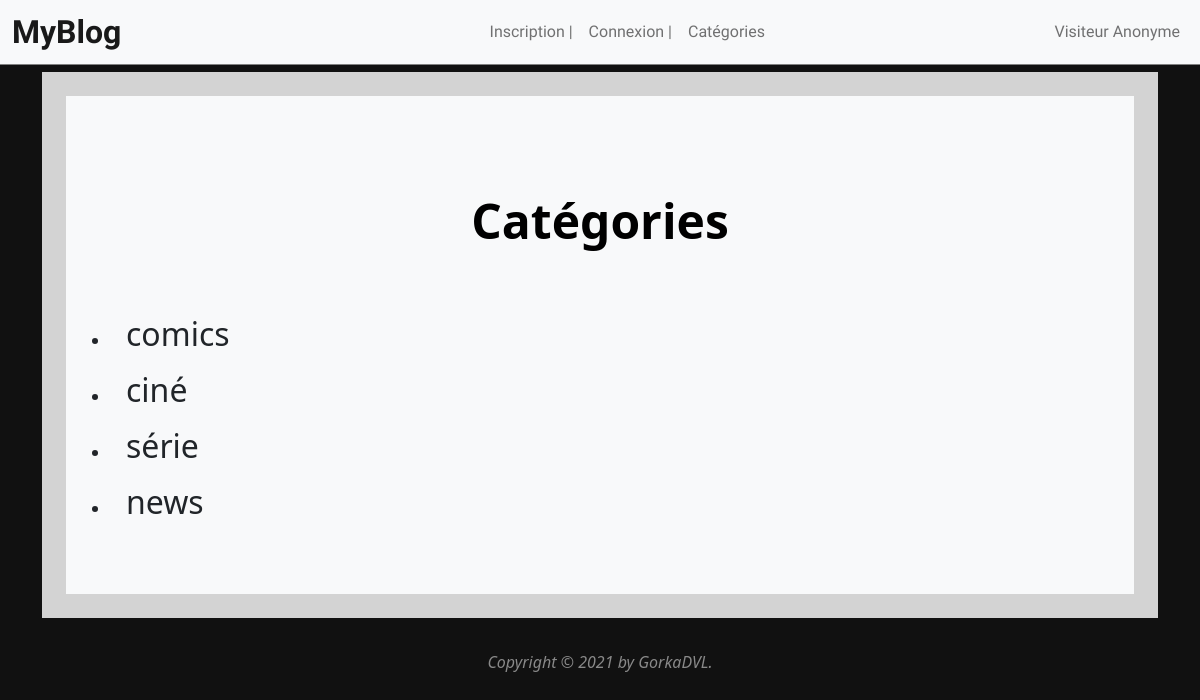
The app's page /category-list/, older data.
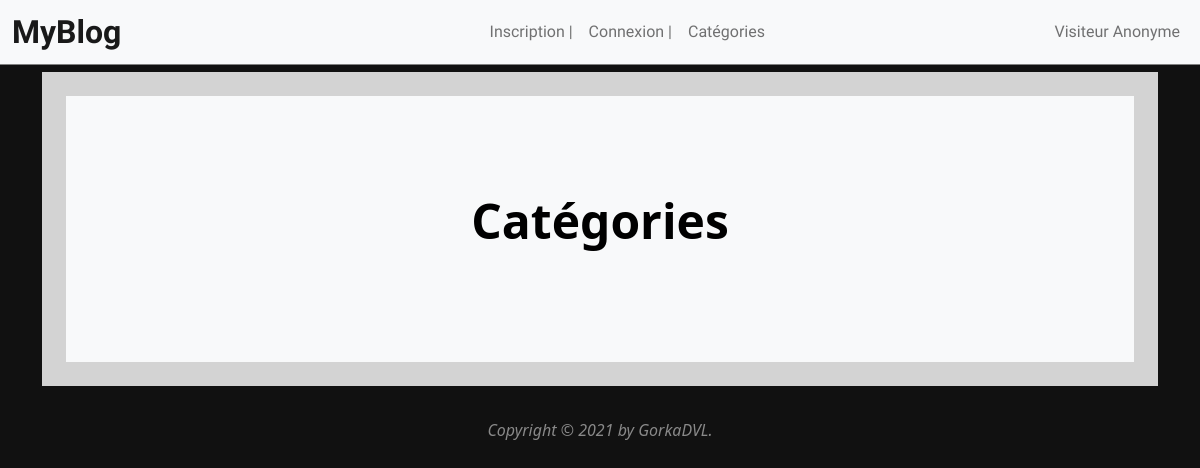
The same page, newer data.
### monblog/models.py (models this page shows, shortened)
class Category(models.Model):
    name = models.CharField(max_length=255)
    def __str__(self):
        return self.name

### monblog/views.py (the view)
# urls.py: path('category-list/', CategoryListView, name='category-list'),
def CategoryListView(request):
    cat_menu_list = Category.objects.all()
    return render(request, 'category_list.html', {'cat_menu_list': cat_menu_list})

### monblog/templates/category_list.html (shortened to what this page needs)
{% extends 'base.html' %}
{% block content %}
<div class="container bg-light" style="border: rgb(211, 211, 211) solid 24px;">
<h1 style="color:black; font-size: 3em; font-weight: bold;">Catégories</h1>
<ul>
    {% for item in cat_menu_list %}
      <li><a class="dropdown-item" href="{% url 'category' item|slugify %}" style="font-size: 2em;">
        {{ item }} </a></li>
    {% endfor %}
  </ul>
  <br><br>
  </div>
{% endblock %}

### monblog/templates/base.html (shortened to what this page needs)
<!doctype html>
<html lang="en">
  <head>
    <link href="https://cdn.jsdelivr.net/npm/bootstrap@5.0.0-beta1/dist/css/bootstrap.min.css" rel="stylesheet">
    <link rel="stylesheet" href="../../static/popcom/css/styles.css">
  </head>
  <body >
    <nav class="navbar navbar-expand-lg navbar-light bg-light fixed-top " style="font-family: 'Fira Sans', sans-serif;;">
        <div class="container-fluid">
          <div class="col-2">
          <a  style="font-weight: bold; font-size: 2em;" class="navbar-brand" href="{% url 'home' %}">  MyBlog</a>
        </div>
          <div class="collapse navbar-collapse" id="navbarSupportedContent">
            <ul class="navbar-nav me-auto mb-2 mb-lg-0 mx-auto">
              {% if not user.is_authenticated %}
              <li class="nav-item">
                <a class="nav-link" href="{% url 'register' %}">Inscription  | </a>
              </li>
              <li class="nav-item">
                <a class="nav-link" href="{% url 'login' %}">Connexion  | </a>
              </li>
              {% endif %}
              {% if cat_menu %}
              {% for item in cat_menu %}
              <li><a class="nav-link" href="{% url 'category' item|slugify %}"> {{ item }} </a>
                {% endfor %}
              </li>
              {% else %}
              <li class="nav-item">
                <a class="nav-link" href="{% url 'category-list' %}">Catégories</a>
              </li>
            {% endif %}
            </ul>
            {% if user.is_authenticated %}
            <div class="col-2">
            <ul class="navbar-nav ml-auto" style="margin-left: 5em;">
              <li class="nav-item dropdown">
                <a class="nav-link dropdown-toggle" href="#" id="navbarDropdown" role="button" data-bs-toggle="dropdown" aria-expanded="false">
                  {{ user.first_name }} {{ user.last_name }}
                </a>
                <ul class="dropdown-menu" aria-labelledby="navbarDropdown">
                  {% if user.profile.id %}
                  <li><a class="dropdown-item" href="{% url 'edit_profile' %}">Paramètres</a></li>
                  <li><a class="dropdown-item" href="{% url 'edit_profile_page' user.profile.id %}">Modifier Profil</a></li>
                  <li><a class="dropdown-item" href="{% url 'show_profile_page' user.profile.id %}">Profil</a></li>
                  <li class="nav-item">
                    <a class="dropdown-item" href="{% url 'logout' %}">Déconnexion</a>
                  </li>
                  {% else %}
                  <li><a class="dropdown-item" href="{% url 'edit_profile' %}">Paramètres</a></li>
                   <li><a class="dropdown-item" href="{% url 'create_profile_page' %}">Créer un Profil</a></li>
                        <li class="nav-item">
                          <a class="dropdown-item" href="{% url 'logout' %}">Déconnexion</a>
                        </li>
                      </li>
                </div>
                  {% endif %}
              </li>
            </ul>
             {% else %}
             <ul class="navbar-nav ml-auto">
              <li class="nav-item">
                <a class="nav-link" href="{% url 'login' %}">Visiteur Anonyme</a>
              </li>
            </ul>
            {% endif %}
          </div>
        </div>
      </nav>
      <br>
      <div class="container">
  {% block content %}
  {% endblock %}
</div>
<footer>
  <p><em>Copyright © 2021 by GorkaDVL. </em></p>
</footer>
  </body>
</html>

### static/popcom/css/styles.css (style rules this page uses)
body { background-color: #111; }
.container { padding-top: 3em; }
h1 { text-align: center; padding: 1em; color: white; font-size: 5em; }
nav { border-bottom: solid grey 1px; }
footer { padding: 2em; color: rgba(143, 143, 143, 0.959); text-align: center; }

Row changes from the older to the newer data that the page shows:
removed Category: name "comics"
removed Category: name "ciné"
removed Category: name "série"
removed Category: name "news"
